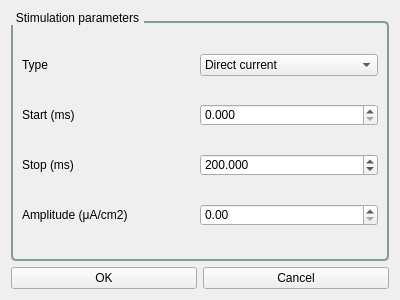
<?xml version="1.0" encoding="UTF-8"?>
<ui version="4.0">
 <class>configure_stimulation_window</class>
 <widget class="QWidget" name="configure_stimulation_window">
  <property name="geometry">
   <rect>
    <x>0</x>
    <y>0</y>
    <width>400</width>
    <height>300</height>
   </rect>
  </property>
  <property name="windowTitle">
   <string>Set stimulation</string>
  </property>
  <property name="windowIcon">
   <iconset resource="../resources/apprcc.qrc">
    <normaloff>:/APThrehold_icon.png</normaloff>:/APThrehold_icon.png</iconset>
  </property>
  <property name="styleSheet">
   <string notr="true">QTabWidget#tabWidget_main::tab-bar {
    alignment: left; /* 将 Tab 标签对齐到左边 */
}

QTabBar::tab {
    background-color: white; /* 未选中的标签背景颜色为白色 */
    height: 28px;
	/*font-family:Times New Roman ;*/
	font-weight: bold;
	/*font-size:15px;*/
    min-width: 165px;
    margin-right: 5px;
    padding-left: 5px;
    padding-right: 5px;
}

/* 设置选中的标签背景颜色为 lightblue */
QTabBar::tab:selected {
    background-color: lightblue; /* 选中的标签背景颜色为 lightblue */
    color: black; /* 选中的标签文字颜色为黑色（可选） */
}

/* 设置未选中的标签背景颜色为白色 */
QTabBar::tab:!selected {
    background-color: white; /* 未选中的标签背景颜色为白色 */
    color: black; /* 未选中的标签文字颜色为黑色（可选） */
}

QGroupBox {
    border: 2px solid #829aa0; /* 设置2px的边框颜色 */
    border-radius: 5px;        /* 设置圆角 */
    margin-top: 10px;          /* 标题与内容的距离 */
}

QGroupBox::title {
    subcontrol-origin: margin;  /* 标题的来源 */
    subcontrol-position: top left; /* 标题位置 */
    padding: 0 3px;  /* 为标题添加左右内边距 */
 
    color: black;             /* 标题的文字颜色 */
    font-weight: bold;          /* 标题的加粗 */
}

</string>
  </property>
  <layout class="QGridLayout" name="gridLayout" rowstretch="0,0,0">
   <property name="sizeConstraint">
    <enum>QLayout::SizeConstraint::SetNoConstraint</enum>
   </property>
   <item row="0" column="0" rowspan="2" colspan="2">
    <widget class="QGroupBox" name="groupBox">
     <property name="title">
      <string>Stimulation parameters</string>
     </property>
     <layout class="QGridLayout" name="gridLayout_4">
      <property name="leftMargin">
       <number>9</number>
      </property>
      <property name="topMargin">
       <number>9</number>
      </property>
      <property name="rightMargin">
       <number>9</number>
      </property>
      <property name="bottomMargin">
       <number>9</number>
      </property>
      <property name="spacing">
       <number>6</number>
      </property>
      <item row="0" column="0">
       <widget class="QStackedWidget" name="stackedWidget">
        <property name="sizePolicy">
         <sizepolicy hsizetype="Preferred" vsizetype="Minimum">
          <horstretch>0</horstretch>
          <verstretch>0</verstretch>
         </sizepolicy>
        </property>
        <property name="currentIndex">
         <number>0</number>
        </property>
        <widget class="QWidget" name="page_DC">
         <layout class="QGridLayout" name="gridLayout_2">
          <property name="leftMargin">
           <number>0</number>
          </property>
          <property name="topMargin">
           <number>0</number>
          </property>
          <property name="rightMargin">
           <number>0</number>
          </property>
          <property name="bottomMargin">
           <number>0</number>
          </property>
          <property name="horizontalSpacing">
           <number>0</number>
          </property>
          <property name="verticalSpacing">
           <number>6</number>
          </property>
          <item row="2" column="0">
           <widget class="QLabel" name="label_8">
            <property name="text">
             <string>Stop (ms)</string>
            </property>
           </widget>
          </item>
          <item row="0" column="0">
           <widget class="QLabel" name="label">
            <property name="text">
             <string>Type</string>
            </property>
           </widget>
          </item>
          <item row="2" column="1">
           <widget class="QDoubleSpinBox" name="doubleSpinBox_stop">
            <property name="sizePolicy">
             <sizepolicy hsizetype="Minimum" vsizetype="Fixed">
              <horstretch>0</horstretch>
              <verstretch>0</verstretch>
             </sizepolicy>
            </property>
            <property name="decimals">
             <number>3</number>
            </property>
            <property name="maximum">
             <double>100000000.000000000000000</double>
            </property>
            <property name="value">
             <double>200.000000000000000</double>
            </property>
           </widget>
          </item>
          <item row="1" column="0">
           <widget class="QLabel" name="label_7">
            <property name="text">
             <string>Start (ms)</string>
            </property>
           </widget>
          </item>
          <item row="1" column="1">
           <widget class="QDoubleSpinBox" name="doubleSpinBox_start">
            <property name="sizePolicy">
             <sizepolicy hsizetype="Minimum" vsizetype="Fixed">
              <horstretch>0</horstretch>
              <verstretch>0</verstretch>
             </sizepolicy>
            </property>
            <property name="decimals">
             <number>3</number>
            </property>
            <property name="maximum">
             <double>10000000.000000000000000</double>
            </property>
           </widget>
          </item>
          <item row="0" column="1">
           <widget class="QComboBox" name="comboBox_type">
            <property name="sizePolicy">
             <sizepolicy hsizetype="Preferred" vsizetype="Fixed">
              <horstretch>0</horstretch>
              <verstretch>0</verstretch>
             </sizepolicy>
            </property>
            <item>
             <property name="text">
              <string>Direct current</string>
             </property>
            </item>
            <item>
             <property name="text">
              <string>Alternating current</string>
             </property>
            </item>
            <item>
             <property name="text">
              <string>Ramp current</string>
             </property>
            </item>
            <item>
             <property name="text">
              <string>OU process</string>
             </property>
            </item>
            <item>
             <property name="text">
              <string>Synaptic current</string>
             </property>
            </item>
           </widget>
          </item>
          <item row="3" column="0">
           <widget class="QLabel" name="label_9">
            <property name="text">
             <string>Amplitude (μA/cm2)</string>
            </property>
           </widget>
          </item>
          <item row="3" column="1">
           <widget class="QDoubleSpinBox" name="doubleSpinBox_amplitude_dc"/>
          </item>
         </layout>
        </widget>
        <widget class="QWidget" name="page_AC">
         <layout class="QGridLayout" name="gridLayout_6">
          <property name="leftMargin">
           <number>0</number>
          </property>
          <property name="topMargin">
           <number>0</number>
          </property>
          <property name="rightMargin">
           <number>0</number>
          </property>
          <property name="bottomMargin">
           <number>0</number>
          </property>
          <property name="horizontalSpacing">
           <number>0</number>
          </property>
          <property name="verticalSpacing">
           <number>6</number>
          </property>
          <item row="1" column="1">
           <widget class="QDoubleSpinBox" name="doubleSpinBox_start_2">
            <property name="sizePolicy">
             <sizepolicy hsizetype="Minimum" vsizetype="Fixed">
              <horstretch>0</horstretch>
              <verstretch>0</verstretch>
             </sizepolicy>
            </property>
            <property name="decimals">
             <number>3</number>
            </property>
            <property name="maximum">
             <double>10000000.000000000000000</double>
            </property>
           </widget>
          </item>
          <item row="4" column="1">
           <widget class="QSpinBox" name="spinBox_frequency_ac">
            <property name="maximum">
             <number>100000000</number>
            </property>
           </widget>
          </item>
          <item row="0" column="1">
           <widget class="QComboBox" name="comboBox_type_2">
            <property name="sizePolicy">
             <sizepolicy hsizetype="Preferred" vsizetype="Fixed">
              <horstretch>0</horstretch>
              <verstretch>0</verstretch>
             </sizepolicy>
            </property>
            <item>
             <property name="text">
              <string>Direct current</string>
             </property>
            </item>
            <item>
             <property name="text">
              <string>Alternating current</string>
             </property>
            </item>
            <item>
             <property name="text">
              <string>Ramp current</string>
             </property>
            </item>
            <item>
             <property name="text">
              <string>OU process</string>
             </property>
            </item>
            <item>
             <property name="text">
              <string>Synaptic current</string>
             </property>
            </item>
           </widget>
          </item>
          <item row="3" column="0">
           <widget class="QLabel" name="label_10">
            <property name="text">
             <string>Amplitude (μA/cm2)</string>
            </property>
           </widget>
          </item>
          <item row="1" column="0">
           <widget class="QLabel" name="label_16">
            <property name="text">
             <string>Start (ms)</string>
            </property>
           </widget>
          </item>
          <item row="0" column="0">
           <widget class="QLabel" name="label_2">
            <property name="text">
             <string>Type</string>
            </property>
           </widget>
          </item>
          <item row="3" column="1">
           <widget class="QDoubleSpinBox" name="doubleSpinBox_amplitude_ac"/>
          </item>
          <item row="4" column="0">
           <widget class="QLabel" name="label_11">
            <property name="text">
             <string>Frequency (Hz)</string>
            </property>
           </widget>
          </item>
          <item row="2" column="0">
           <widget class="QLabel" name="label_17">
            <property name="text">
             <string>Stop (ms)</string>
            </property>
           </widget>
          </item>
          <item row="2" column="1">
           <widget class="QDoubleSpinBox" name="doubleSpinBox_stop_2">
            <property name="sizePolicy">
             <sizepolicy hsizetype="Minimum" vsizetype="Fixed">
              <horstretch>0</horstretch>
              <verstretch>0</verstretch>
             </sizepolicy>
            </property>
            <property name="decimals">
             <number>3</number>
            </property>
            <property name="maximum">
             <double>100000000.000000000000000</double>
            </property>
            <property name="value">
             <double>200.000000000000000</double>
            </property>
           </widget>
          </item>
         </layout>
        </widget>
        <widget class="QWidget" name="page_Ramp">
         <layout class="QGridLayout" name="gridLayout_7">
          <property name="leftMargin">
           <number>0</number>
          </property>
          <property name="topMargin">
           <number>0</number>
          </property>
          <property name="rightMargin">
           <number>0</number>
          </property>
          <property name="bottomMargin">
           <number>0</number>
          </property>
          <property name="verticalSpacing">
           <number>6</number>
          </property>
          <item row="1" column="0">
           <widget class="QLabel" name="label_18">
            <property name="text">
             <string>Start (ms)</string>
            </property>
           </widget>
          </item>
          <item row="3" column="1">
           <widget class="QDoubleSpinBox" name="doubleSpinBox_slope"/>
          </item>
          <item row="0" column="1">
           <widget class="QComboBox" name="comboBox_type_3">
            <property name="sizePolicy">
             <sizepolicy hsizetype="Preferred" vsizetype="Fixed">
              <horstretch>0</horstretch>
              <verstretch>0</verstretch>
             </sizepolicy>
            </property>
            <item>
             <property name="text">
              <string>Direct current</string>
             </property>
            </item>
            <item>
             <property name="text">
              <string>Alternating current</string>
             </property>
            </item>
            <item>
             <property name="text">
              <string>Ramp current</string>
             </property>
            </item>
            <item>
             <property name="text">
              <string>OU process</string>
             </property>
            </item>
            <item>
             <property name="text">
              <string>Synaptic current</string>
             </property>
            </item>
           </widget>
          </item>
          <item row="0" column="0">
           <widget class="QLabel" name="label_3">
            <property name="text">
             <string>Type</string>
            </property>
           </widget>
          </item>
          <item row="1" column="1">
           <widget class="QDoubleSpinBox" name="doubleSpinBox_start_3">
            <property name="sizePolicy">
             <sizepolicy hsizetype="Minimum" vsizetype="Fixed">
              <horstretch>0</horstretch>
              <verstretch>0</verstretch>
             </sizepolicy>
            </property>
            <property name="decimals">
             <number>3</number>
            </property>
            <property name="maximum">
             <double>10000000.000000000000000</double>
            </property>
           </widget>
          </item>
          <item row="3" column="0">
           <widget class="QLabel" name="label_12">
            <property name="text">
             <string>Slope (mV/ms)</string>
            </property>
           </widget>
          </item>
          <item row="2" column="0">
           <widget class="QLabel" name="label_19">
            <property name="text">
             <string>Stop (ms)</string>
            </property>
           </widget>
          </item>
          <item row="2" column="1">
           <widget class="QDoubleSpinBox" name="doubleSpinBox_stop_3">
            <property name="sizePolicy">
             <sizepolicy hsizetype="Minimum" vsizetype="Fixed">
              <horstretch>0</horstretch>
              <verstretch>0</verstretch>
             </sizepolicy>
            </property>
            <property name="decimals">
             <number>3</number>
            </property>
            <property name="maximum">
             <double>100000000.000000000000000</double>
            </property>
            <property name="value">
             <double>200.000000000000000</double>
            </property>
           </widget>
          </item>
         </layout>
        </widget>
        <widget class="QWidget" name="page_OU_process">
         <layout class="QGridLayout" name="gridLayout_8">
          <property name="leftMargin">
           <number>0</number>
          </property>
          <property name="topMargin">
           <number>0</number>
          </property>
          <property name="rightMargin">
           <number>0</number>
          </property>
          <property name="bottomMargin">
           <number>0</number>
          </property>
          <property name="horizontalSpacing">
           <number>0</number>
          </property>
          <property name="verticalSpacing">
           <number>6</number>
          </property>
          <item row="1" column="1">
           <widget class="QDoubleSpinBox" name="doubleSpinBox_start_4">
            <property name="sizePolicy">
             <sizepolicy hsizetype="Minimum" vsizetype="Fixed">
              <horstretch>0</horstretch>
              <verstretch>0</verstretch>
             </sizepolicy>
            </property>
            <property name="decimals">
             <number>3</number>
            </property>
            <property name="maximum">
             <double>10000000.000000000000000</double>
            </property>
           </widget>
          </item>
          <item row="0" column="0">
           <widget class="QLabel" name="label_4">
            <property name="text">
             <string>Type</string>
            </property>
           </widget>
          </item>
          <item row="4" column="0">
           <widget class="QLabel" name="label_14">
            <property name="text">
             <string>τ</string>
            </property>
           </widget>
          </item>
          <item row="0" column="1">
           <widget class="QComboBox" name="comboBox_type_4">
            <property name="sizePolicy">
             <sizepolicy hsizetype="Preferred" vsizetype="Fixed">
              <horstretch>0</horstretch>
              <verstretch>0</verstretch>
             </sizepolicy>
            </property>
            <item>
             <property name="text">
              <string>Direct current</string>
             </property>
            </item>
            <item>
             <property name="text">
              <string>Alternating current</string>
             </property>
            </item>
            <item>
             <property name="text">
              <string>Ramp current</string>
             </property>
            </item>
            <item>
             <property name="text">
              <string>OU process</string>
             </property>
            </item>
            <item>
             <property name="text">
              <string>Synaptic current</string>
             </property>
            </item>
           </widget>
          </item>
          <item row="4" column="1">
           <widget class="QDoubleSpinBox" name="doubleSpinBox_tau"/>
          </item>
          <item row="3" column="1">
           <widget class="QDoubleSpinBox" name="doubleSpinBox_miu"/>
          </item>
          <item row="3" column="0">
           <widget class="QLabel" name="label_13">
            <property name="text">
             <string>μ</string>
            </property>
           </widget>
          </item>
          <item row="5" column="0">
           <widget class="QLabel" name="label_15">
            <property name="text">
             <string>σ</string>
            </property>
           </widget>
          </item>
          <item row="5" column="1">
           <widget class="QDoubleSpinBox" name="doubleSpinBox_sigma"/>
          </item>
          <item row="1" column="0">
           <widget class="QLabel" name="label_20">
            <property name="text">
             <string>Start (ms)</string>
            </property>
           </widget>
          </item>
          <item row="2" column="0">
           <widget class="QLabel" name="label_21">
            <property name="text">
             <string>Stop (ms)</string>
            </property>
           </widget>
          </item>
          <item row="2" column="1">
           <widget class="QDoubleSpinBox" name="doubleSpinBox_stop_4">
            <property name="sizePolicy">
             <sizepolicy hsizetype="Minimum" vsizetype="Fixed">
              <horstretch>0</horstretch>
              <verstretch>0</verstretch>
             </sizepolicy>
            </property>
            <property name="decimals">
             <number>3</number>
            </property>
            <property name="maximum">
             <double>100000000.000000000000000</double>
            </property>
            <property name="value">
             <double>200.000000000000000</double>
            </property>
           </widget>
          </item>
         </layout>
        </widget>
        <widget class="QWidget" name="pagesynaptic_current">
         <layout class="QGridLayout" name="gridLayout_3">
          <item row="0" column="0">
           <widget class="QLabel" name="label_5">
            <property name="text">
             <string>Type</string>
            </property>
           </widget>
          </item>
          <item row="0" column="1">
           <widget class="QComboBox" name="comboBox_type_5">
            <property name="sizePolicy">
             <sizepolicy hsizetype="Preferred" vsizetype="Fixed">
              <horstretch>0</horstretch>
              <verstretch>0</verstretch>
             </sizepolicy>
            </property>
            <item>
             <property name="text">
              <string>Direct current</string>
             </property>
            </item>
            <item>
             <property name="text">
              <string>Alternating current</string>
             </property>
            </item>
            <item>
             <property name="text">
              <string>Ramp current</string>
             </property>
            </item>
            <item>
             <property name="text">
              <string>OU process</string>
             </property>
            </item>
            <item>
             <property name="text">
              <string>Synaptic current</string>
             </property>
            </item>
           </widget>
          </item>
          <item row="1" column="0">
           <widget class="QLabel" name="label_22">
            <property name="text">
             <string>Start (ms)</string>
            </property>
           </widget>
          </item>
          <item row="1" column="1">
           <widget class="QDoubleSpinBox" name="doubleSpinBox_start_5">
            <property name="sizePolicy">
             <sizepolicy hsizetype="Minimum" vsizetype="Fixed">
              <horstretch>0</horstretch>
              <verstretch>0</verstretch>
             </sizepolicy>
            </property>
            <property name="decimals">
             <number>3</number>
            </property>
            <property name="maximum">
             <double>10000000.000000000000000</double>
            </property>
           </widget>
          </item>
          <item row="2" column="0">
           <widget class="QLabel" name="label_23">
            <property name="text">
             <string>Stop (ms)</string>
            </property>
           </widget>
          </item>
          <item row="2" column="1">
           <widget class="QDoubleSpinBox" name="doubleSpinBox_stop_5">
            <property name="sizePolicy">
             <sizepolicy hsizetype="Minimum" vsizetype="Fixed">
              <horstretch>0</horstretch>
              <verstretch>0</verstretch>
             </sizepolicy>
            </property>
            <property name="decimals">
             <number>3</number>
            </property>
            <property name="maximum">
             <double>100000000.000000000000000</double>
            </property>
            <property name="value">
             <double>200.000000000000000</double>
            </property>
           </widget>
          </item>
         </layout>
        </widget>
       </widget>
      </item>
     </layout>
    </widget>
   </item>
   <item row="2" column="0">
    <widget class="QPushButton" name="pushButton_OK">
     <property name="text">
      <string>OK</string>
     </property>
    </widget>
   </item>
   <item row="2" column="1">
    <widget class="QPushButton" name="pushButton_cancel">
     <property name="text">
      <string>Cancel</string>
     </property>
    </widget>
   </item>
  </layout>
 </widget>
 <resources>
  <include location="../resources/apprcc.qrc"/>
 </resources>
 <connections/>
</ui>
